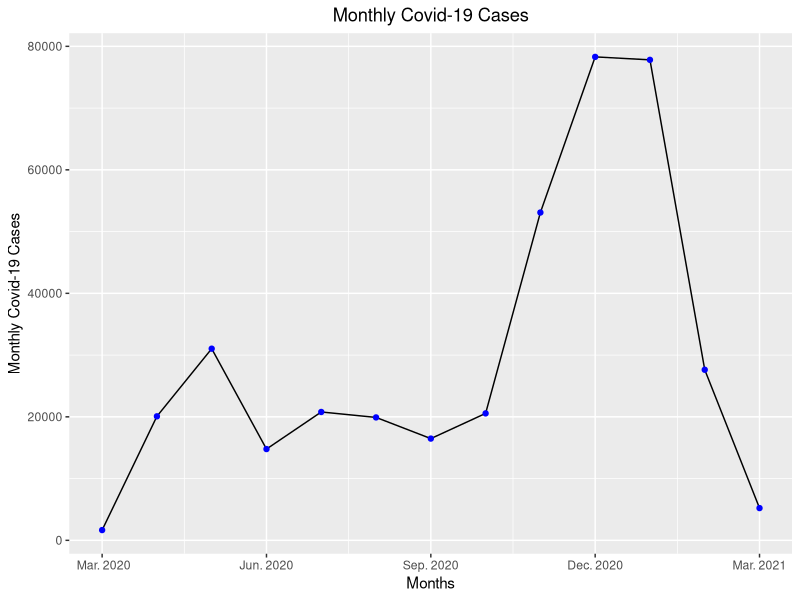
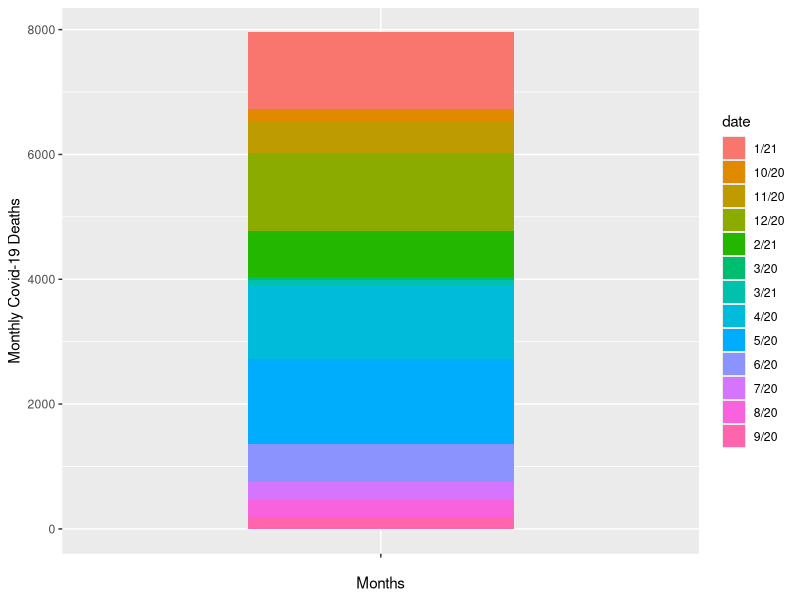
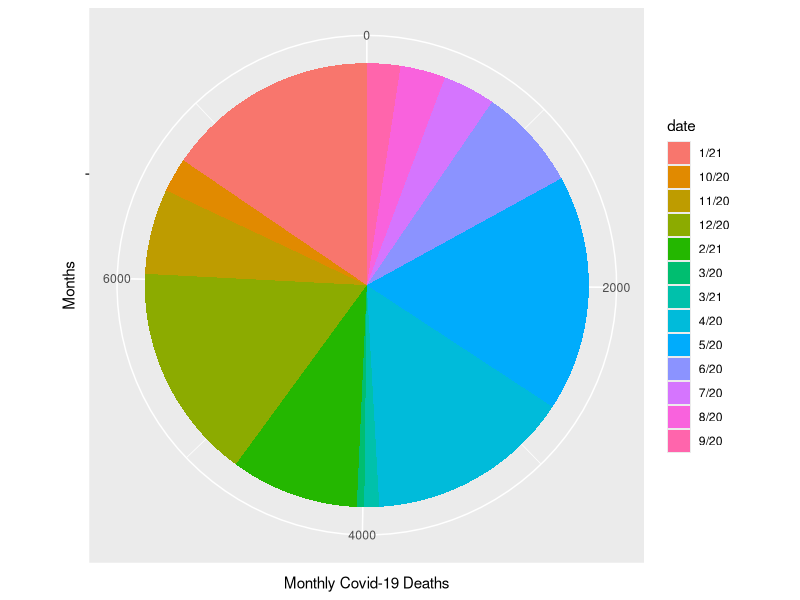
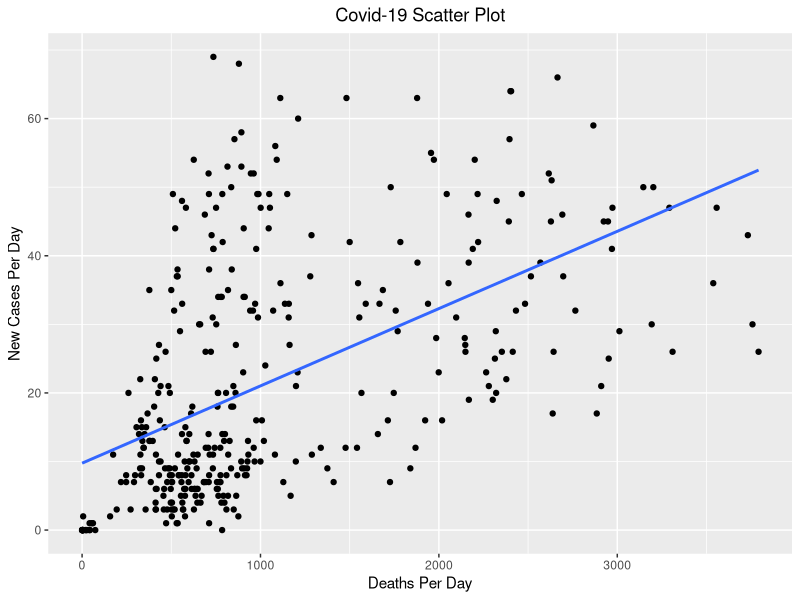

Write the R code that produced these figures, in order.
library(readr)
library(dplyr)
library(stringr)
library(ggplot2)

mcd = read_csv("./data/MarylandCovidData.csv")
vcd = read_csv("./data/VirginiaCovidData.csv")
dccd = read_csv("./data/DCCovidData.csv")

mvdccd = rbind(mcd, vcd, dccd)

mcd1 = mcd%>%
  select(date, state, positive, positiveIncrease, death, deathIncrease,
         recovered, totalTestResults)%>%
  rename(totalcases = positive, newcases = positiveIncrease,
         totaldeaths = death, deathsperday = deathIncrease, 
         totaltests = totalTestResults)%>%
  replace(is.na(.), 0)%>%
  mutate(recovered = if_else(recovered < 26, 0, recovered))

str_left_right = function(string, m, n) {
  left = substr(string, 1, m)
  right = substr(string, nchar(string) - (n - 1), nchar(string))
  both = paste(left, right)
}

mcd1$date = str_left_right(mcd1$date, 2, 3)
mcd1$date = str_replace_all(mcd1$date , " /", "")
mcd1$date = str_replace_all(mcd1$date , "1020", "10/20")
mcd1$date = str_replace_all(mcd1$date , "1120", "11/20")
mcd1$date = str_replace_all(mcd1$date , "1220", "12/20")

mcd1$date  = as.factor(mcd1$date)

mcd2 = mcd1%>%
  group_by(date)%>%
  summarise(mnmcases = sum(newcases))%>%
  arrange(factor(date, levels = date
                 [c(6, 8, 9, 10, 11, 12, 13, 2, 3, 4, 1, 5, 6)], 
                  desc(mnmcases)))


mcd2$Count = 1:13
ggplot(data = mcd2, mapping = aes(x = Count, y = mnmcases)) +
  geom_path(color = "black") +
  geom_point(color = "blue") +
  ggtitle("Monthly Covid-19 Cases") +
  theme(plot.title = element_text(hjust = 0.5)) + 
  labs(x = "Months", y = "Monthly Covid-19 Cases" ) +
  scale_x_continuous(breaks = c(1,4,7,10,13), labels = c(" Mar. 2020",
                                                         "Jun. 2020", 
                                                         "Sep. 2020", 
                                                         "Dec. 2020", 
                                                         "Mar. 2021"))

mcd3 = mcd1%>%
  group_by(date)%>%
  summarise(deathspermonth = sum(deathsperday))%>%
  arrange(factor(date, levels = date
                 [c(6, 8, 9, 10, 11, 12, 13, 2, 3, 4, 1, 5, 6)], 
                 desc(deathspermonth)))

STBG = ggplot(data = mcd3, aes(x = "", y = deathspermonth, fill = date))+
  geom_bar(width = 0.5, stat = "identity") +
  labs(x = "Months", y = "Monthly Covid-19 Deaths" ) 
STBG

Pie = STBG + coord_polar("y", start=0) 
Pie

ggplot(data = mcd1, mapping = aes(x = newcases, y = deathsperday)) +
  geom_point(color = "black") +
  ggtitle("Covid-19 Scatter Plot") +
  theme(plot.title = element_text(hjust = 0.5)) +
  labs(x = "Deaths Per Day", y = "New Cases Per Day") +
  geom_smooth(method = lm, se = FALSE) 
